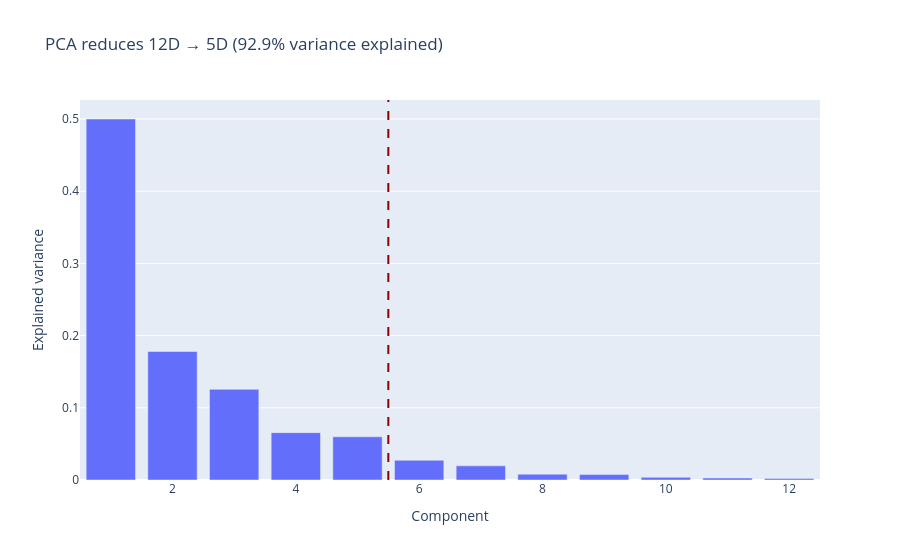

Here is the notebook cell this chart was saved with:
### Code cell
pca_plot_cut = kairo.plot_pca_variances(pca, cut_component=5)
pca_plot_cut.show()

### Figure 1 — Plotly figure (JSON) as saved in the notebook; plotly's stock layout.template omitted (floating-point values rounded to 4 significant figures)
{"data": [{"hovertemplate": "Component=%{x}<br>Explained variance=%{y}<extra></extra>", "legendgroup": "", "marker": {"color": "#636efa", "pattern": {"shape": ""}}, "name": "", "orientation": "v", "showlegend": false, "textposition": "auto", "type": "bar", "x": [1, 2, 3, 4, 5, 6, 7, 8, 9, 10, 11, 12], "xaxis": "x", "y": [0.5, 0.178, 0.1256, 0.0656, 0.05984, 0.02732, 0.01956, 0.008067, 0.007545, 0.003637, 0.00269, 0.002188], "yaxis": "y"}], "layout": {"barmode": "relative", "legend": {"tracegroupgap": 0}, "shapes": [{"line": {"color": "darkred", "dash": "dash"}, "type": "line", "x0": 5.5, "x1": 5.5, "xref": "x", "y0": 0, "y1": 1, "yref": "y domain"}], "title": {"text": "PCA reduces 12D → 5D (92.9% variance explained)"}, "xaxis": {"anchor": "y", "domain": [0, 1], "title": {"text": "Component"}}, "yaxis": {"anchor": "x", "domain": [0, 1], "title": {"text": "Explained variance"}}}}
